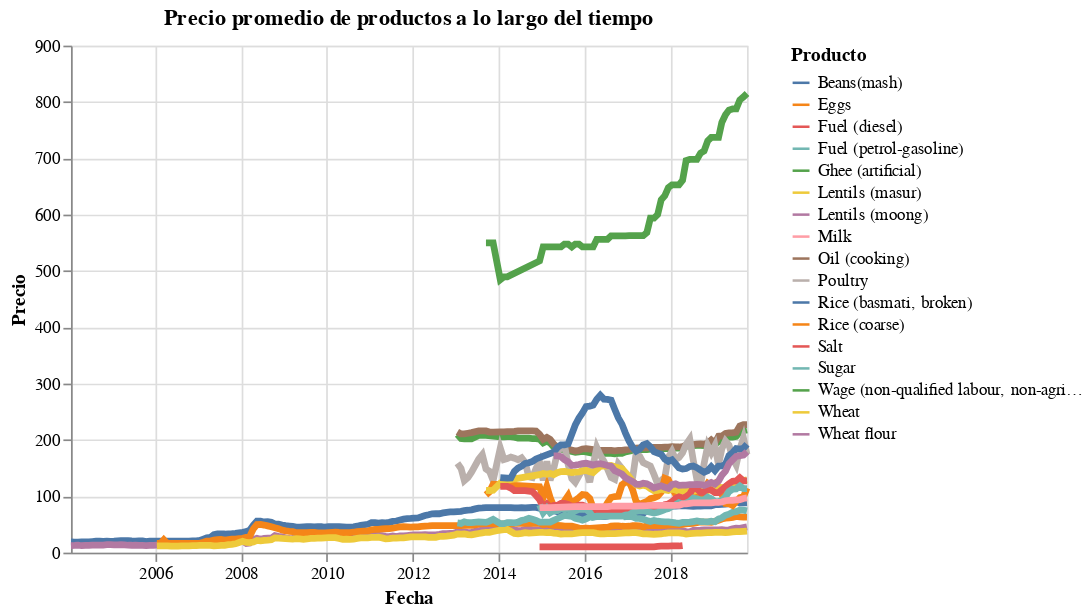

Notebook source saved alongside this figure:
### Code cell
# Gráfica integrada
plot = alt.Chart(source).mark_line(size = 4).encode(
    alt.X('date:T', title="Fecha"),
    alt.Y('price:Q', title="Precio"),
    alt.Color('producto:N', title="Producto"),
    tooltip=['producto', 'price']
).properties(title="Precio promedio de productos a lo largo del tiempo",
                width=400, height=300
    )
plot

### Figure 1 — Vega-Lite specification as saved in the notebook (floating-point values rounded to 4 significant figures; data arrays with more than 128 entries replaced by an {"elided": "..."} marker saying what was removed)
{"config": {"view": {"continuousWidth": 300, "continuousHeight": 300}}, "data": {"name": "data-acf54dc842c162f0f60fa8b224e03042"}, "mark": {"type": "line", "size": 4}, "encoding": {"color": {"field": "producto", "title": "Producto", "type": "nominal"}, "tooltip": [{"field": "producto", "type": "nominal"}, {"field": "price", "type": "quantitative"}], "x": {"field": "date", "title": "Fecha", "type": "temporal"}, "y": {"field": "price", "title": "Precio", "type": "quantitative"}}, "height": 300, "title": "Precio promedio de productos a lo largo del tiempo", "width": 400, "$schema": "https://vega.github.io/schema/vega-lite/v5.20.1.json", "datasets": {"data-acf54dc842c162f0f60fa8b224e03042": {"elided": "1565 records"}}}
